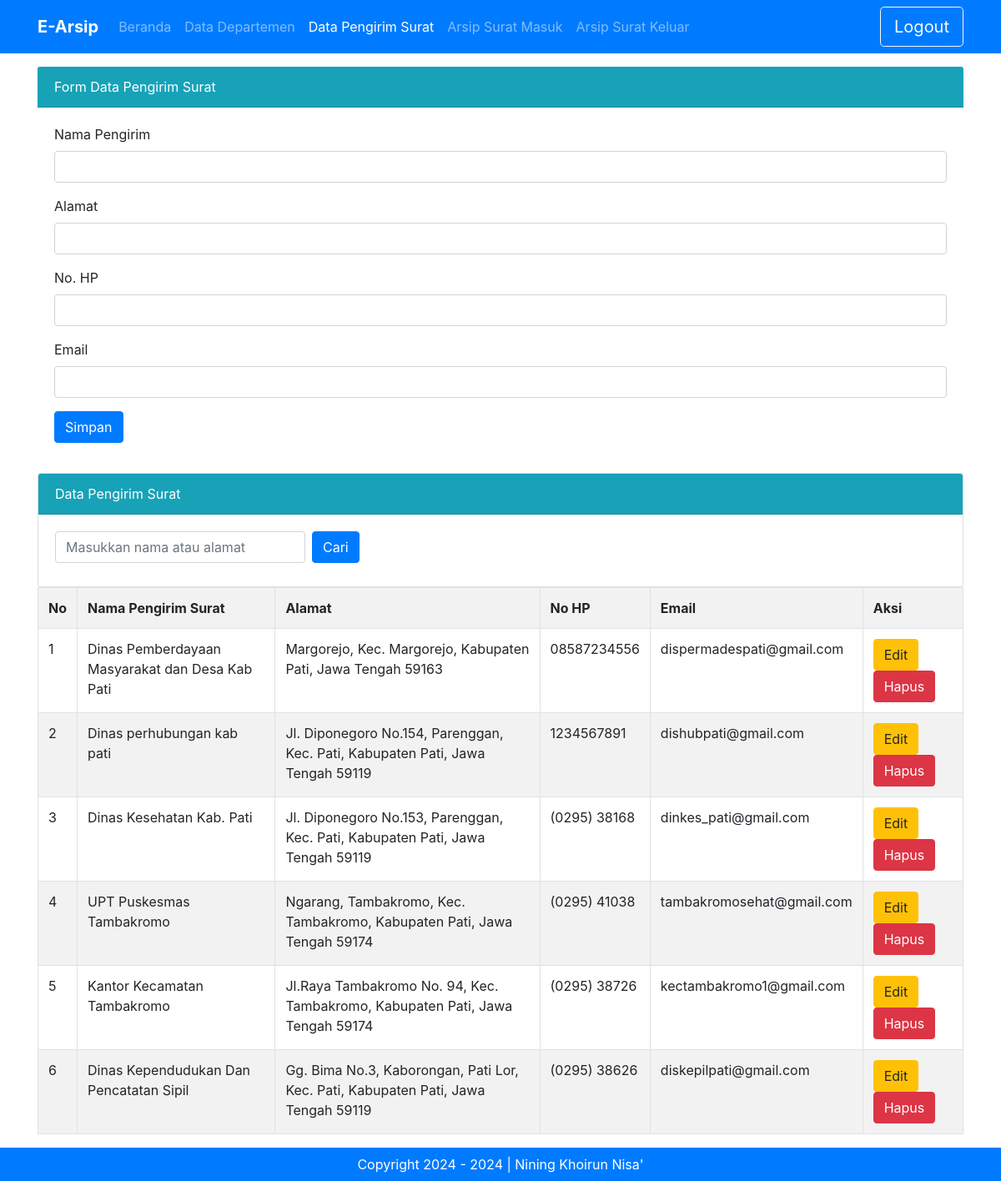
/admin.php?halaman=pengirim_surat, run on the app's committed database.
### tables this page shows
CREATE TABLE `tbl_pengirim_surat` (
  `id_pengirim` int(11) NOT NULL,
  `nama_pengirim_surat` varchar(50) NOT NULL,
  `alamat` text NOT NULL,
  `no_hp` varchar(13) NOT NULL,
  `email` varchar(30) NOT NULL
);

### admin.php (called while the page is built, shortened)
<?php include "template/header.php"; ?>
<?php include "content.php"; ?>
<?php include "template/footer.php"; ?>

### modul/pengirim_surat/pengirim_surat.php (the view, shortened to what this page needs)
<div class="container mt-3">
  <div class="card-header bg-info text-white">
    Form Data Pengirim Surat
  </div>
  <div class="card-body">
    <form method="post" action="">
      <div class="form-group">
        <label for="nama_pengirim_surat">Nama Pengirim</label>
        <input type="text" class="form-control" id="nama_pengirim_surat" name="nama_pengirim_surat" value="<?= @$vnama_pengirim_surat ?>" required>
      </div>
      <div class="form-group">
        <label for="alamat">Alamat</label>
        <input type="text" class="form-control" id="alamat" name="alamat" value="<?= @$valamat ?>" required>
      </div>
      <div class="form-group">
        <label for="no_hp">No. HP</label>
        <input type="text" class="form-control" id="no_hp" name="no_hp" value="<?= @$vno_hp ?>" required>
      </div>
      <div class="form-group">
        <label for="email">Email</label>
        <input type="email" class="form-control" id="email" name="email" value="<?= @$vemail ?>" required>
      </div>
      <button type="submit" name="bsimpan" class="btn btn-primary">Simpan</button>
    </form>
  </div>
</div>
<div class="container mt-3">
  <div class="card">
    <div class="card-header bg-info text-white">Data Pengirim Surat</div>
    <div class="card-body">
      <form method="post" action="" class="form-inline">
        <div class="form-group mb-2">
          <input type="text" class="form-control" id="keyword" name="keyword" placeholder="Masukkan nama atau alamat" style="min-width: 300px;">
        </div>
        <button type="submit" name="bcari" class="btn btn-primary mb-2 ml-2">Cari</button>
      </form>
    </div>
  </div>
  <table class="table table-bordered table-hovered table-striped">
    <tr>
      <th>No</th>
      <th>Nama Pengirim Surat</th>
      <th>Alamat</th>
      <th>No HP</th>
      <th>Email</th>
      <th>Aksi</th>
    </tr>
    <?php
    if (isset($_POST['bcari'])) {
      $keyword = $_POST['keyword'];
      $query = "SELECT * FROM tbl_pengirim_surat WHERE nama_pengirim_surat LIKE '%$keyword%' OR alamat LIKE '%$keyword%' ORDER BY id_pengirim DESC";
    } else {
      $query = "SELECT * FROM tbl_pengirim_surat ORDER BY id_pengirim DESC";
    }
    $tampil = mysqli_query($koneksi, $query);
    $no = 1;
    while ($data = mysqli_fetch_array($tampil)) :
    ?>
      <tr>
        <td><?= $no++ ?></td>
        <td><?= $data['nama_pengirim_surat'] ?></td>
        <td><?= $data['alamat'] ?></td>
        <td><?= $data['no_hp'] ?></td>
        <td><?= $data['email'] ?></td>
        <td>
          <a href="?halaman=pengirim_surat&hal=edit&id=<?= $data['id_pengirim'] ?>" class="btn btn-warning">Edit</a>
          <a href="?halaman=pengirim_surat&hal=hapus&id=<?= $data['id_pengirim'] ?>" class="btn btn-danger" onclick="return confirm('Apakah anda yakin ingin menghapus data ini?')">Hapus</a>
        </td>
      </tr>
    <?php endwhile; ?>
  </table>
  </div>

### template/header.php (shortened to what this page needs)
<!DOCTYPE html>
<html lang="en">
<head>
    <link rel="stylesheet" href="assets/css/bootstrap.min.css">
</head>
<body>
    <nav class="navbar navbar-expand-lg navbar-dark bg-primary">
        <div class="container">
            <a class="navbar-brand" href="?" style="font-weight: bold; position:relative;">E-Arsip</a>
            <div class="collapse navbar-collapse " id="navbarTogglerDemo03">
                <ul class="navbar-nav mr-auto mt-2 mt-lg-0">
                    <li class="nav-item <?php if(empty($_GET['halaman']) || $_GET['halaman'] == '') echo 'active'; ?>">
                        <a class="nav-link" href="?">Beranda <span class="sr-only">(current)</span></a>
                    </li>
                    <li class="nav-item <?php if(isset($_GET['halaman']) && $_GET['halaman'] == 'departemen') echo 'active'; ?>">
                        <a class="nav-link" href="?halaman=departemen">Data Departemen</a>
                    </li>
                    <li class="nav-item <?php if(isset($_GET['halaman']) && $_GET['halaman'] == 'pengirim_surat') echo 'active'; ?>">
                        <a class="nav-link" href="?halaman=pengirim_surat">Data Pengirim Surat</a>
                    </li>
                    <li class="nav-item <?php if(isset($_GET['halaman']) && $_GET['halaman'] == 'arsip_surat') echo 'active'; ?>">
                        <a class="nav-link" href="?halaman=arsip_surat">Arsip Surat Masuk </a>
                    </li>
                    <li class="nav-item <?php if(isset($_GET['halaman']) && $_GET['halaman'] == 'arsip_surat_keluar') echo 'active'; ?>">
                        <a class="nav-link" href="?halaman=arsip_surat_keluar">Arsip Surat Keluar </a>
                    </li>
                </ul>
                <a class="btn btn-outline-light btn-lg" href="index.php" role="button">Logout</a>
            </div>
        </div>
    </nav>
</body>
</html>

### content.php
<?php
if(isset($_GET['halaman'])) {
    $halaman = $_GET['halaman'];
    if($halaman == "departemen") {
        include "modul/departemen/departemen.php";
    }
    elseif($halaman == "pengirim_surat") {
        include "modul/pengirim_surat/pengirim_surat.php";
    }
    elseif($halaman == "arsip_surat") {
        if(@$_GET['hal'] == "tambahdata" || @$_GET['hal'] == "edit" || @$_GET['hal'] == "hapus"){
            include "modul/arsip/form.php";
        }else{
            include "modul/arsip/data.php";
        }
    }
    elseif($halaman == "arsip_surat_keluar"){
        if(@$_GET['hal'] == "tambahdata" || @$_GET['hal'] == "edit" || @$_GET['hal'] == "hapus"){
            include "modul/keluar/form.php";
        }else{
            include "modul/keluar/data.php";
        }
    }
} else {
    include "modul/home.php";
}
?>

### template/footer.php (shortened to what this page needs)
  <footer class="bg-primary text-center text-white pt-2 pb-2 mt-3"> Copyright 2024 - <?=date('Y')?> | Nining Khoirun Nisa'</footer>
  </body>
</html>

### data on the page
tbl_pengirim_surat: nama_pengirim_surat "Dinas Pemberdayaan Masyarakat dan Desa Kab Pati", alamat "Margorejo, Kec. Margorejo, Kabupaten Pati, Jawa Tengah 59163", no_hp "08587234556", email "dispermadespati@gmail.com"
tbl_pengirim_surat: nama_pengirim_surat "Dinas perhubungan kab pati", alamat "Jl. Diponegoro No.154, Parenggan, Kec. Pati, Kabupaten Pati, Jawa Tengah 59119", no_hp "1234567891", email "dishubpati@gmail.com"
tbl_pengirim_surat: nama_pengirim_surat "Dinas Kesehatan Kab. Pati", alamat "Jl. Diponegoro No.153, Parenggan, Kec. Pati, Kabupaten Pati, Jawa Tengah 59119", no_hp "(0295) 38168", email "dinkes_pati@gmail.com"
tbl_pengirim_surat: nama_pengirim_surat "UPT Puskesmas Tambakromo", alamat "Ngarang, Tambakromo, Kec. Tambakromo, Kabupaten Pati, Jawa Tengah 59174", no_hp "(0295) 41038", email "tambakromosehat@gmail.com"
tbl_pengirim_surat: nama_pengirim_surat "Kantor Kecamatan Tambakromo", alamat "Jl.Raya Tambakromo No. 94, Kec. Tambakromo, Kabupaten Pati, Jawa Tengah 59174", no_hp "(0295) 38726", email "kectambakromo1@gmail.com"
tbl_pengirim_surat: nama_pengirim_surat "Dinas Kependudukan Dan Pencatatan Sipil", alamat "Gg. Bima No.3, Kaborongan, Pati Lor, Kec. Pati, Kabupaten Pati, Jawa Tengah 59119", no_hp "(0295) 38626", email "diskepilpati@gmail.com"
